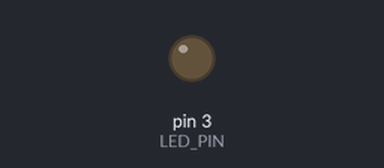
Recording of a sketch running on a simulated Arduino Uno, built with avr-gcc and run on an emulated ATmega328P. On the bench: output pins drawn as LEDs (lit = HIGH). What the sketch prints to the serial monitor is not drawn.

Above: at 0.15 s.
Timing chart, 0 to 40.0 s (numbered marks = the images above):
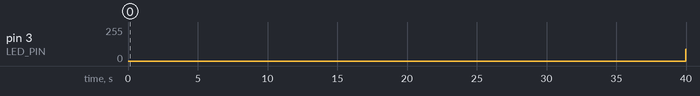

Measured:
- by itself, pin 3 (LED_PIN): 0/255 → 87/255 at 40.0 s

The sketch:

AnalogWrite-FadeLED.ino
```cpp
/*
  AnalogWrite-FadeLED
  Fades an LED from 0 to 255 then 255 to 0 with a delay of 10 ms between each value change
  LED is attached to D3 with a 220 Ohm resistor to GND
*/

// LED Pin
const int LED_PIN = 3;

// Constants to help us map to min/max analog out values
const int ANALOG_OUT_MIN = 0;
const int ANALOG_OUT_MAX = 255;

const int LED_DELAY_MS = 5;

// LED Value
int brightnessValue = 0;

// Direction to light LED
bool isReversed = false;

// the setup routine runs once when you press reset:
void setup() {
  // initialize serial communication at 9600 bits per second:
  Serial.begin(9600);

  // Set up the LED for output, and turn it off
  pinMode(LED_PIN, OUTPUT);
  digitalWrite(LED_PIN, LOW);
}

// the loop routine runs over and over again forever:
void loop() {
  // Check if we need to flip the lighting direction
  if (brightnessValue >= ANALOG_OUT_MAX) {
    isReversed = true;
  } else if (brightnessValue <= ANALOG_OUT_MIN) {
    isReversed = false;
  }

  // Increment light value
  if (!isReversed) {
    brightnessValue += 1;
  } else {
    brightnessValue -= 1;
  }
  // Light LED
  analogWrite(LED_PIN, brightnessValue);

  // Print out the analog out value to serial
  Serial.println(brightnessValue);

  // Delay for a few ms
  delay(LED_DELAY_MS);
}
```
